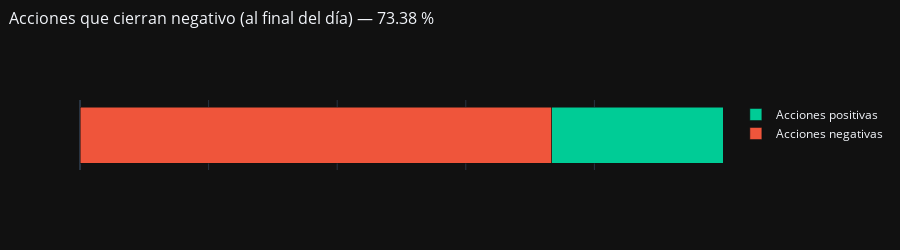

The cell this chart's notebook holds for it:
### Markdown cell above
**Comprobamos la hipotesis inicial:**

* Las small caps tienden, estadísticamente, a perder valor con el tiempo tras movimientos extremos al alza."

### Code cell
negativos = round((stocks_filtrados['Day Return %'] < 0).mean()*100, 2)

total = len(stocks_filtrados)
neg_count = (stocks_filtrados['Day Return %'] < 0).sum()
pos_count = total - neg_count

neg_pct = round(neg_count / total * 100, 2)
pos_pct = round(100 - neg_pct, 2)

fig = go.Figure()

fig.add_trace(go.Bar(
    x=[neg_pct],
    y=[""],
    orientation = "h",
    marker = dict(color="#ef553b"),
    name = "Acciones negativas",
    hovertemplate = f"<b>Acciones negativas:</b> {neg_count}<br>%: {neg_pct}%<extra></extra>"
))

fig.add_trace(go.Bar(
    x = [pos_pct],
    y = [""],
    orientation = "h",
    marker = dict(color="#00cc96"),
    name="Acciones positivas",
    hovertemplate = f"<b>Acciones positivas:</b> {pos_count}<br>%: {pos_pct}%<extra></extra>"
))

fig.update_layout(
    barmode = "stack",
    template = "plotly_dark",
    height = 250,
    title = dict(
        text = f"Acciones que cierran negativo (al final del día) — {neg_pct} %",
        x = 0.01,
        y = 0.95,
        font = dict(size=16)
    ),
    showlegend = True
)

fig.update_xaxes(showticklabels=False, range=[0, 100])
fig.update_yaxes(showticklabels=False)

fig.show()

### Figure 1 — Plotly figure (JSON) as saved in the notebook; plotly's stock layout.template omitted (floating-point values rounded to 4 significant figures)
{"data": [{"hovertemplate": "<b>Acciones negativas:</b> 1585<br>%: 73.38%<extra></extra>", "marker": {"color": "#ef553b"}, "name": "Acciones negativas", "orientation": "h", "type": "bar", "x": [73.38], "y": [""]}, {"hovertemplate": "<b>Acciones positivas:</b> 575<br>%: 26.62%<extra></extra>", "marker": {"color": "#00cc96"}, "name": "Acciones positivas", "orientation": "h", "type": "bar", "x": [26.62], "y": [""]}], "layout": {"barmode": "stack", "height": 250, "showlegend": true, "title": {"font": {"size": 16}, "text": "Acciones que cierran negativo (al final del día) — 73.38 %", "x": 0.01, "y": 0.95}, "xaxis": {"range": [0, 100], "showticklabels": false}, "yaxis": {"showticklabels": false}}}
